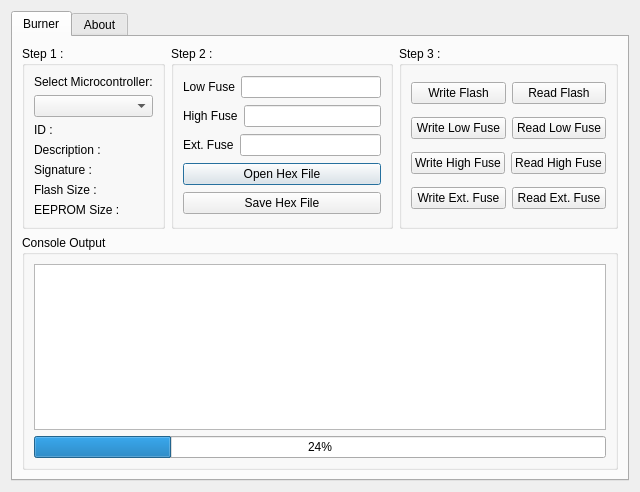
<?xml version="1.0" encoding="UTF-8"?>
<ui version="4.0">
 <class>TabContainer</class>
 <widget class="QDialog" name="TabContainer">
  <property name="geometry">
   <rect>
    <x>0</x>
    <y>0</y>
    <width>640</width>
    <height>492</height>
   </rect>
  </property>
  <property name="windowTitle">
   <string>Dialog</string>
  </property>
  <layout class="QVBoxLayout" name="verticalLayout">
   <item>
    <widget class="QTabWidget" name="tabWidget">
     <property name="currentIndex">
      <number>0</number>
     </property>
     <widget class="QWidget" name="tab">
      <attribute name="title">
       <string>Burner</string>
      </attribute>
      <layout class="QVBoxLayout" name="verticalLayout_7">
       <item>
        <layout class="QHBoxLayout" name="horizontalLayout_8">
         <item>
          <layout class="QVBoxLayout" name="verticalLayout_5">
           <item>
            <widget class="QGroupBox" name="groupBox">
             <property name="title">
              <string>Step 1 :</string>
             </property>
             <layout class="QVBoxLayout" name="verticalLayout_3">
              <item>
               <widget class="QLabel" name="label">
                <property name="text">
                 <string>Select Microcontroller:</string>
                </property>
               </widget>
              </item>
              <item>
               <widget class="QComboBox" name="mcuSelectCombo">
                <property name="cursor">
                 <cursorShape>PointingHandCursor</cursorShape>
                </property>
               </widget>
              </item>
              <item>
               <layout class="QHBoxLayout" name="horizontalLayout_9">
                <item>
                 <widget class="QLabel" name="label_6">
                  <property name="text">
                   <string>ID :</string>
                  </property>
                 </widget>
                </item>
                <item>
                 <widget class="QLabel" name="mcuIdLabel">
                  <property name="text">
                   <string/>
                  </property>
                 </widget>
                </item>
               </layout>
              </item>
              <item>
               <layout class="QHBoxLayout" name="horizontalLayout_10">
                <item>
                 <widget class="QLabel" name="label_7">
                  <property name="text">
                   <string>Description :</string>
                  </property>
                 </widget>
                </item>
                <item>
                 <widget class="QLabel" name="mcuDescLabel">
                  <property name="text">
                   <string/>
                  </property>
                 </widget>
                </item>
               </layout>
              </item>
              <item>
               <layout class="QHBoxLayout" name="horizontalLayout_11">
                <item>
                 <widget class="QLabel" name="label_9">
                  <property name="text">
                   <string>Signature :</string>
                  </property>
                 </widget>
                </item>
                <item>
                 <widget class="QLabel" name="mcuSigLabel">
                  <property name="text">
                   <string/>
                  </property>
                 </widget>
                </item>
               </layout>
              </item>
              <item>
               <layout class="QHBoxLayout" name="horizontalLayout_12">
                <item>
                 <widget class="QLabel" name="label_11">
                  <property name="text">
                   <string>Flash Size :</string>
                  </property>
                 </widget>
                </item>
                <item>
                 <widget class="QLabel" name="mcuFlashSzLabel">
                  <property name="text">
                   <string/>
                  </property>
                 </widget>
                </item>
               </layout>
              </item>
              <item>
               <layout class="QHBoxLayout" name="horizontalLayout_13">
                <item>
                 <widget class="QLabel" name="label_13">
                  <property name="text">
                   <string>EEPROM Size :</string>
                  </property>
                 </widget>
                </item>
                <item>
                 <widget class="QLabel" name="mcuEepSzLabel">
                  <property name="text">
                   <string/>
                  </property>
                 </widget>
                </item>
               </layout>
              </item>
             </layout>
            </widget>
           </item>
          </layout>
         </item>
         <item>
          <layout class="QVBoxLayout" name="verticalLayout_14">
           <item>
            <widget class="QGroupBox" name="groupBox_3">
             <property name="title">
              <string>Step 2 :</string>
             </property>
             <layout class="QVBoxLayout" name="verticalLayout_4">
              <item>
               <layout class="QHBoxLayout" name="horizontalLayout">
                <item>
                 <widget class="QLabel" name="label_3">
                  <property name="text">
                   <string>Low Fuse</string>
                  </property>
                 </widget>
                </item>
                <item>
                 <widget class="QLineEdit" name="lfuseValue">
                  <property name="maxLength">
                   <number>2</number>
                  </property>
                 </widget>
                </item>
               </layout>
              </item>
              <item>
               <layout class="QHBoxLayout" name="horizontalLayout_2">
                <item>
                 <widget class="QLabel" name="label_4">
                  <property name="text">
                   <string>High Fuse</string>
                  </property>
                 </widget>
                </item>
                <item>
                 <widget class="QLineEdit" name="hfuseValue">
                  <property name="maxLength">
                   <number>2</number>
                  </property>
                 </widget>
                </item>
               </layout>
              </item>
              <item>
               <layout class="QHBoxLayout" name="horizontalLayout_3">
                <item>
                 <widget class="QLabel" name="label_5">
                  <property name="text">
                   <string>Ext. Fuse</string>
                  </property>
                 </widget>
                </item>
                <item>
                 <widget class="QLineEdit" name="efuseValue">
                  <property name="maxLength">
                   <number>2</number>
                  </property>
                 </widget>
                </item>
               </layout>
              </item>
              <item>
               <widget class="QPushButton" name="openHexButton">
                <property name="cursor">
                 <cursorShape>PointingHandCursor</cursorShape>
                </property>
                <property name="text">
                 <string>Open Hex File</string>
                </property>
               </widget>
              </item>
              <item>
               <widget class="QPushButton" name="saveHexButton">
                <property name="cursor">
                 <cursorShape>PointingHandCursor</cursorShape>
                </property>
                <property name="text">
                 <string>Save Hex File</string>
                </property>
               </widget>
              </item>
             </layout>
            </widget>
           </item>
          </layout>
         </item>
         <item>
          <layout class="QVBoxLayout" name="verticalLayout_11">
           <item>
            <widget class="QGroupBox" name="groupBox_2">
             <property name="title">
              <string>Step 3 :</string>
             </property>
             <layout class="QVBoxLayout" name="verticalLayout_6">
              <item>
               <layout class="QHBoxLayout" name="horizontalLayout_4">
                <item>
                 <widget class="QPushButton" name="writeFlashButton">
                  <property name="cursor">
                   <cursorShape>PointingHandCursor</cursorShape>
                  </property>
                  <property name="text">
                   <string>Write Flash</string>
                  </property>
                 </widget>
                </item>
                <item>
                 <widget class="QPushButton" name="readFlashButton">
                  <property name="cursor">
                   <cursorShape>PointingHandCursor</cursorShape>
                  </property>
                  <property name="text">
                   <string>Read Flash</string>
                  </property>
                 </widget>
                </item>
               </layout>
              </item>
              <item>
               <layout class="QHBoxLayout" name="horizontalLayout_5">
                <item>
                 <widget class="QPushButton" name="writeLFuseButton">
                  <property name="cursor">
                   <cursorShape>PointingHandCursor</cursorShape>
                  </property>
                  <property name="text">
                   <string>Write Low Fuse</string>
                  </property>
                 </widget>
                </item>
                <item>
                 <widget class="QPushButton" name="readLFuseButton">
                  <property name="cursor">
                   <cursorShape>PointingHandCursor</cursorShape>
                  </property>
                  <property name="text">
                   <string>Read Low Fuse</string>
                  </property>
                 </widget>
                </item>
               </layout>
              </item>
              <item>
               <layout class="QHBoxLayout" name="horizontalLayout_6">
                <item>
                 <widget class="QPushButton" name="writeHFuseButton">
                  <property name="cursor">
                   <cursorShape>PointingHandCursor</cursorShape>
                  </property>
                  <property name="text">
                   <string>Write High Fuse</string>
                  </property>
                 </widget>
                </item>
                <item>
                 <widget class="QPushButton" name="readHFuseButton">
                  <property name="cursor">
                   <cursorShape>PointingHandCursor</cursorShape>
                  </property>
                  <property name="text">
                   <string>Read High Fuse</string>
                  </property>
                 </widget>
                </item>
               </layout>
              </item>
              <item>
               <layout class="QHBoxLayout" name="horizontalLayout_7">
                <item>
                 <widget class="QPushButton" name="writeEFuseButton">
                  <property name="cursor">
                   <cursorShape>PointingHandCursor</cursorShape>
                  </property>
                  <property name="text">
                   <string>Write Ext. Fuse</string>
                  </property>
                 </widget>
                </item>
                <item>
                 <widget class="QPushButton" name="readEFuseButton">
                  <property name="cursor">
                   <cursorShape>PointingHandCursor</cursorShape>
                  </property>
                  <property name="text">
                   <string>Read Ext. Fuse</string>
                  </property>
                 </widget>
                </item>
               </layout>
              </item>
             </layout>
            </widget>
           </item>
          </layout>
         </item>
        </layout>
       </item>
       <item>
        <widget class="QGroupBox" name="groupBox_4">
         <property name="title">
          <string>Console Output</string>
         </property>
         <layout class="QVBoxLayout" name="verticalLayout_8">
          <item>
           <widget class="QTextBrowser" name="console"/>
          </item>
          <item>
           <widget class="QProgressBar" name="avrdudeProgress">
            <property name="value">
             <number>24</number>
            </property>
           </widget>
          </item>
         </layout>
        </widget>
       </item>
      </layout>
     </widget>
     <widget class="QWidget" name="tab_2">
      <attribute name="title">
       <string>About</string>
      </attribute>
      <layout class="QVBoxLayout" name="verticalLayout_9">
       <item>
        <widget class="QTabWidget" name="tabWidget_2">
         <property name="tabPosition">
          <enum>QTabWidget::West</enum>
         </property>
         <property name="currentIndex">
          <number>1</number>
         </property>
         <widget class="QWidget" name="License">
          <attribute name="title">
           <string>License</string>
          </attribute>
          <layout class="QVBoxLayout" name="verticalLayout_2">
           <item>
            <widget class="QTextBrowser" name="textBrowser_2">
             <property name="horizontalScrollBarPolicy">
              <enum>Qt::ScrollBarAlwaysOff</enum>
             </property>
             <property name="source">
              <url>
               <string>qrc:/docs/docs/gplv2.html</string>
              </url>
             </property>
             <property name="openExternalLinks">
              <bool>true</bool>
             </property>
            </widget>
           </item>
          </layout>
         </widget>
         <widget class="QWidget" name="tab_4">
          <attribute name="title">
           <string>Credit</string>
          </attribute>
          <layout class="QVBoxLayout" name="verticalLayout_10">
           <item>
            <widget class="QTextBrowser" name="textBrowser_3">
             <property name="horizontalScrollBarPolicy">
              <enum>Qt::ScrollBarAlwaysOff</enum>
             </property>
             <property name="source">
              <url>
               <string>qrc:/docs/docs/credit.html</string>
              </url>
             </property>
             <property name="openExternalLinks">
              <bool>true</bool>
             </property>
            </widget>
           </item>
          </layout>
         </widget>
        </widget>
       </item>
      </layout>
     </widget>
    </widget>
   </item>
  </layout>
 </widget>
 <resources/>
 <connections/>
</ui>
